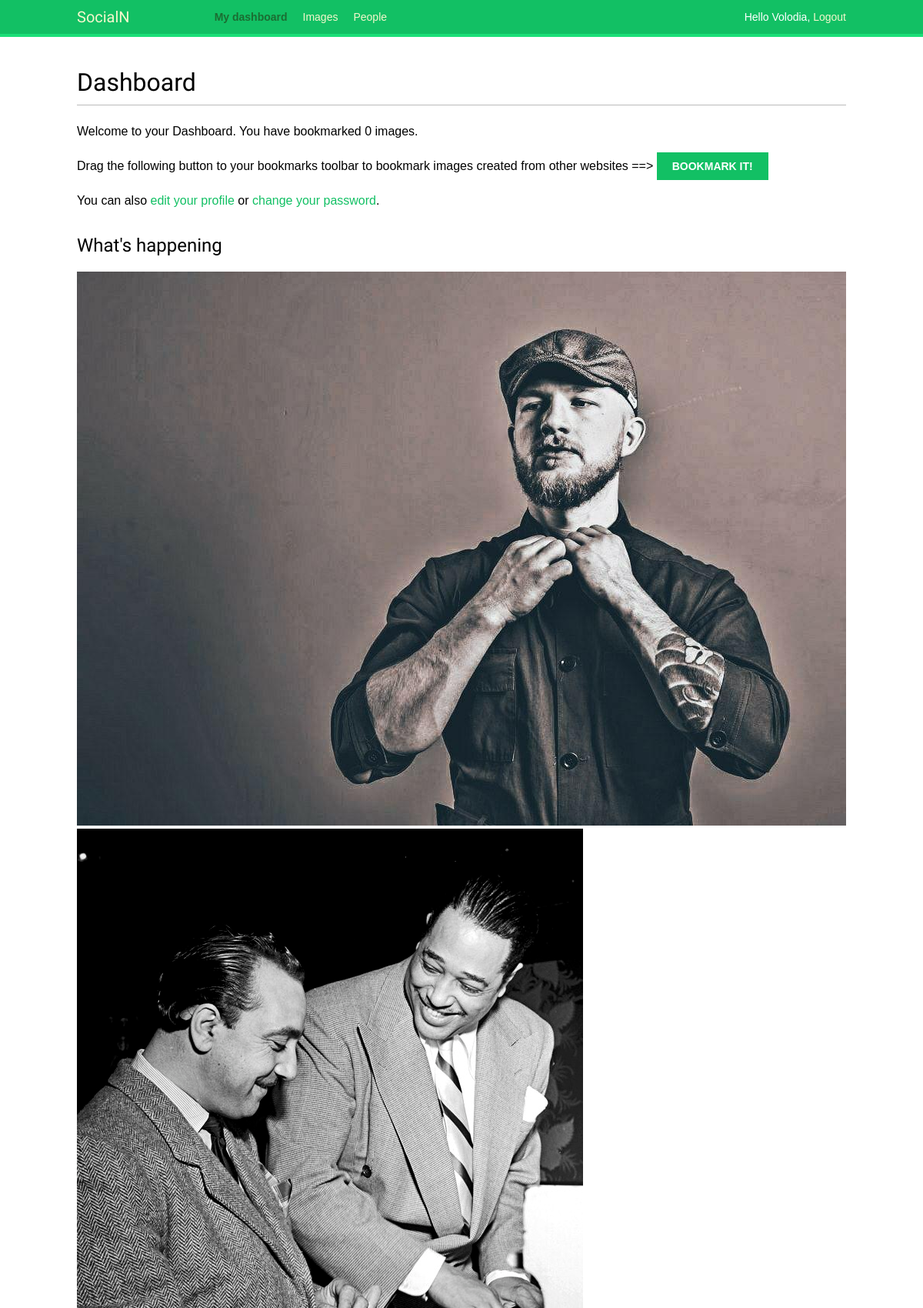
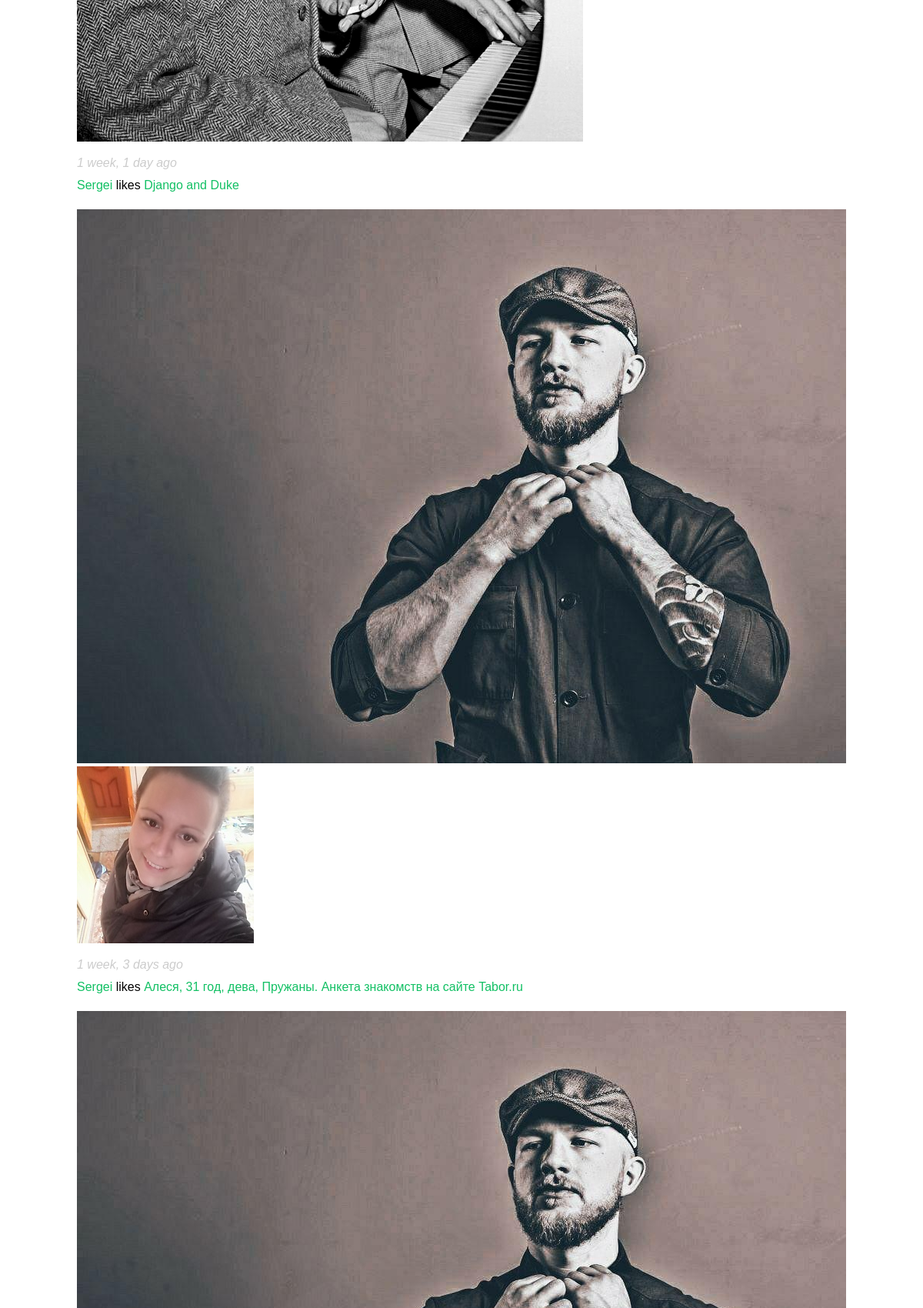
Screenshot of /account/ (signed in, upper part) with the database file from the repository (2 pictures, top to bottom).
### actions/models.py (models this page shows)
class Action(models.Model):
    user = models.ForeignKey('auth.User',
                             related_name='actions',
                             db_index=True,
                             on_delete=models.CASCADE)
    target_ct = models.ForeignKey(ContentType,
                                  blank=True,
                                  null=True,
                                  related_name='target_obj',
                                  on_delete=models.CASCADE)
    target_id = models.PositiveIntegerField(null=True,
                                            blank=True,
                                            db_index=True)
    target = GenericForeignKey('target_ct', 'target_id')
    verb = models.CharField(max_length=255)
    created = models.DateTimeField(auto_now_add=True,
                                   db_index=True)
    class Meta:
        ordering = ('-created',)

### images/models.py (models this page shows, shortened)
class Image(models.Model):
    user = models.ForeignKey(
        settings.AUTH_USER_MODEL,
        related_name="images_created",
        on_delete=models.CASCADE,
    )
    title = models.CharField(max_length=200)
    slug = AutoSlugField(populate_from='title')
    url = models.URLField()
    image = models.ImageField(upload_to="images/%Y/%m/%d")
    description = models.TextField(blank=True)
    created = models.DateField(auto_now_add=True, db_index=True)
    users_like = models.ManyToManyField(
        settings.AUTH_USER_MODEL, related_name="images_liked", blank=True
    )
    total_likes = models.PositiveIntegerField(db_index=True, default=0)
    def __str__(self):
        return self.title
    def get_absolute_url(self):
        return reverse("images:detail", args=[self.id, self.slug])

### account/views.py (the view)
# urls.py: path("", views.dashboard, name="dashboard"),
@login_required
def dashboard(request):
    actions = Action.objects.exclude(user=request.user)
    following_ids = request.user.following.values_list('id', flat=True)
    if following_ids:
        actions = actions.filter(user_id__in=following_ids)
    actions = actions.select_related('user', 'user__profile')\
                     .prefetch_related('target')[:10]
    return render(request, "account/dashboard.html",
                  {"section": "dashboard",
                   "actions": actions})

### account/templates/account/dashboard.html (shortened to what this page needs)
{% extends 'base.html' %}
{% block content %}
    <h1>Dashboard</h1>
        {% with total_images_created=request.user.images_created.count %}
            <p>Welcome to your Dashboard. You have bookmarked
            {{ total_images_created }} image{{ total_images_created|pluralize }}.</p>
        {% endwith %}
        <p>Drag the following button to your bookmarks toolbar to bookmark images created
            from other websites ==>
            <a href="javascript:{% include 'bookmarklet_launcher.js' %}" class="button">
            Bookmark it!</a>
        </p>
        <p>You can also <a href="{% url 'edit_account' %}">edit your profile</a> or
            <a href="{% url 'password_change' %}">change your password</a>.
        </p>
    <h2>What's happening</h2>
    <div id="action-list">
        {% for action in actions %}
            {% include 'actions/action/detail.html' %}
        {% endfor %}
    </div>
{% endblock %}

### account/templates/base.html (shortened to what this page needs)
{% load static %}
{% load staticfiles %}
<!DOCTYPE html>
<html>
<head>
    <link href="{% static 'css/base.css' %}" rel="stylesheet">
</head>
<body>
    <div id="header">
        <span class="logo">SocialN</span>
        {% if request.user.is_authenticated %}
        <ul class="menu">
            <li {% if section == 'dashboard' %} class="selected" {% endif %}>
                <a href="{% url 'dashboard' %}">My dashboard</a>
            </li>
            <li {% if section == 'images' %} class="selected" {% endif %}>
                <a href="{% url 'images:list' %}">Images</a>
            </li>
            <li {% if section == 'people' %} class="selected" {% endif %}>
                <a href="{% url 'user_list' %}">People</a>
            </li>
        </ul>
        {% endif %}
        <span class="user">
            {% if request.user.is_authenticated %}
            Hello {{ request.user.first_name }},
            <a href="{% url 'logout' %}">Logout</a>
            {% else %}
            <a href="{% url 'login' %}">Log-in</a>
            {% endif %}
        </span>
    </div>
    <div id="content">
        {% block content %}{% endblock %}
</body>
</html>

### actions/templates/actions/action/detail.html
{% load thumbnail %}
{% with user=action.user profile=action.user.profile %}
    <div class="action">
        <div class="images">
            {% if profile.photo %}
                {% thumbnail user.profile.photo "80x80" crop="100%" as im %}
                    <a href="{{ user.get_absolute_url }}">
                        <img src="{{ im.url }}" alt="{{ user.get_full_name }}" class="item-img">
                    </a>
                {% endthumbnail %}
            {% endif %}
            {% if action.target %}
                {% with target=action.target %}
                    {% if target.image %}
                        {% thumbnail target.image "80x80" crop="100%" as im %}
                            <a href="{{ target.get_absolute_url }}">
                                <img src="{{ im.url }}" class="item-img">
                            </a>
                        {% endthumbnail %}
                    {% endif %}
                {% endwith %}
            {% endif %}
        </div>
        <div class="info">
            <p>
                <span class="date">{{ action.created|timesince }} ago</span><br/>
                <a href="{{ user.get_absolute_url }}">{{ user.first_name }}</a>
                {{ action.verb }}
                {% if action.target %}
                    {% with target=action.target %}
                        <a href="{{ target.get_absolute_url }}">{{ target }}</a>
                    {% endwith %}
                {% endif %}
            </p>
        </div>
    </div>
{% endwith %}

### account/static/css/base.css (style rules this page uses)
body { margin:0; padding:0; font-family:helvetica, sans-serif; }
p { line-height: 1.8; }
a { color:#12c064; text-decoration:none; }
h1, h2, h3, h4, h5 , h6 { font-family: 'Muli', sans-serif; font-weight:normal; }
h1 { border-bottom:1px solid #bbb; padding:0 0 10px 0; margin:10px 0 20px 0; }
h2 { margin:30px 0 20px; }
#header { padding:10px 100px; font-size:14px; background:#12c064; color:#fff; border-bottom:4px solid #1cdf78; overflow:auto; }
#header .logo { font-family: 'Muli', sans-serif; float:left; color:#f3f7cc; font-size:20px; margin-right:10%; }
#header ul.menu { list-style:none; float:left; margin:0; padding:0; }
#header ul.menu li { float:left; padding:4px 10px; }
#header ul.menu li.selected a, #header ul.menu li.selected a:hover { color:#1b6d32; font-weight:bold; }
#header a { color:#f3f7cc; }
#header .user { float:right; padding-top:4px; }
#content { padding:30px 100px; }
input[type=submit], a.button { font-weight:bold; background:#12c064; color:#fff; padding:10px 20px; font-size:14px; text-transform:uppercase; }
.action { clear:both; overflow:auto; }
.action .images { float:left; margin:0 10px 10px 0; }
.action .date { font-style:italic; color:#ccc; }

### rows the page displays
Action: shows a picture, created "1 week, 1 day", user.first_name "Sergei", verb "likes", target "Django and Duke"
Action: shows a picture, created "1 week, 3 days", user.first_name "Sergei", verb "likes", target "Алеся, 31 год, дева, Пружаны. Анкета знакомств на сайте Tabor.ru"

### other values shown
{{ request.user.first_name }} "Volodia"
{{ total_images_created }} "0"
